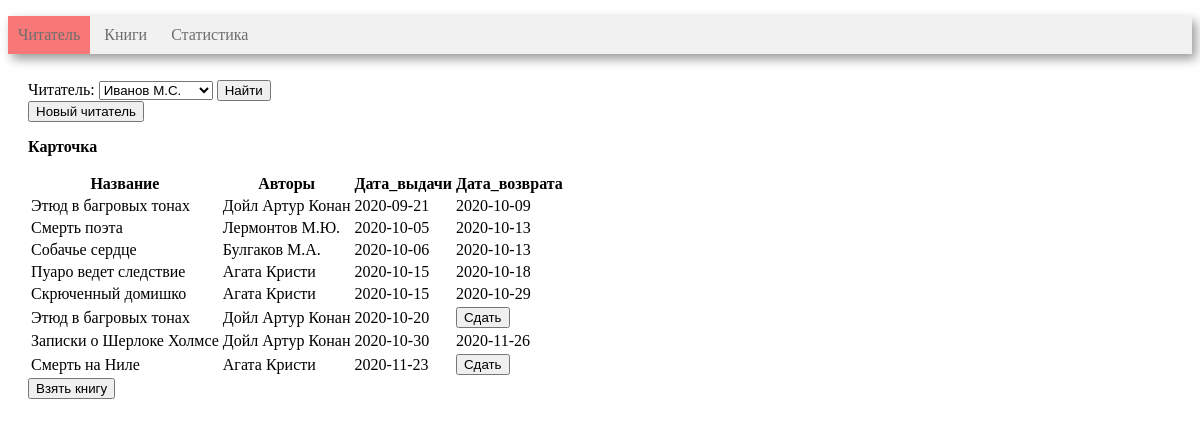
The page / on the database its author committed.
### tables this page shows
CREATE TABLE reader (
       reader_id INTEGER PRIMARY KEY AUTOINCREMENT,
	   reader_name VARCHAR(30)
);

CREATE TABLE book (
      book_id INTEGER PRIMARY KEY AUTOINCREMENT, 
	  title VARCHAR(80),
      genre_id int, 
      publisher_id INT,
      year_publication INT,
      available_numbers INT, 
      FOREIGN KEY (genre_id)  REFERENCES genre (genre_id) ON DELETE CASCADE,
      FOREIGN KEY (publisher_id)  REFERENCES publisher (publisher_id) ON DELETE CASCADE
);

CREATE TABLE book_reader (
      book_reader_id INTEGER PRIMARY KEY AUTOINCREMENT, 
      book_id int, 
      reader_id INT,
	  borrow_date DATE, 
	  return_date DATE,
      FOREIGN KEY (book_id)  REFERENCES book (book_id) ON DELETE CASCADE,
      FOREIGN KEY (reader_id)  REFERENCES reader (reader_id) ON DELETE CASCADE
);

### controllers/index.py (the view)
@app.route('/', methods=['get'])
def index():
    conn = get_db_connection()
    if request.values.get('reader'):
        reader_id = int(request.values.get('reader'))
        session['reader_id'] = reader_id
    elif request.values.get('return_book_reader_id'):
        book_reader_id = int(request.values.get('return_book_reader_id'))
        return_book(conn, book_reader_id)
    elif request.values.get('new_reader'):
        new_reader = request.values.get('new_reader')
        session['reader_id'] = get_new_reader(conn, new_reader)
    elif request.values.get('book'):
        book_id = int(request.values.get('book'))
        borrow_book(conn, book_id, session['reader_id'])
    else:
        session['reader_id'] = 1
    df_reader = get_reader(conn)
    df_book_reader = get_book_reader(conn, session['reader_id'])
    html = render_template(
        'index.html',
        reader_id=session['reader_id'],
        combo_box=df_reader,
        book_reader=df_book_reader,
        len=len
    )
    return html

### models/index_model.py (called while the page is built)
def get_reader(conn):
    return pandas.read_sql(
        '''SELECT * FROM reader
''', conn)

def get_book_reader(conn, reader_id):
    return pandas.read_sql('''WITH get_authors(book_id, authors_name)
         AS (SELECT book_id, GROUP_CONCAT(author_name)
             FROM author
                      JOIN book_author USING (author_id)
             GROUP BY book_id)
SELECT title        AS Название,
       authors_name AS Авторы,
       borrow_date  AS Дата_выдачи,
       return_date  AS Дата_возврата,
       book_reader_id
FROM reader
         JOIN book_reader USING (reader_id)
         JOIN book USING (book_id)
         JOIN get_authors USING (book_id)
WHERE reader.reader_id = :id
ORDER BY 3
         ''', conn, params={"id": reader_id})

### utils.py (called while the page is built)
def get_db_connection() -> object:
    return sqlite3.connect('library.sqlite')

### templates/index.html (shortened to what this page needs)
<!DOCTYPE html>
<html lang="ru">
<head>
    <link rel="stylesheet" href="/static/css/style.css"/>
    {% import "macros.html" as macros %}
</head>
<body>
<div class=menu>
    <ul>
        <li class=active><a href={{ url_for("index") }}>Читатель</a></li>
        <li><a href={{ url_for('book') }}>Книги</a></li>
        <li><a href={{ url_for('statistics') }}>Статистика</a></li>
    </ul>
</div>
<div class=block>
    <form action="" method="get">
        Читатель:
        {{ macros.render_combo_box(combo_box, reader_id, len) }}
        <input type="submit" value="Найти">
    </form>
    <form action="{{ url_for('new_reader') }}" method="get">
        <input type="submit" value="Новый читатель">
    </form>
    {{ macros.render_table("Карточка", book_reader, "book_reader_id", len) }}
    <form action="{{ url_for('search') }}" method="get">
        <input type="submit" value="Взять книгу">
    </form>
</div>
</body>
</html>

### templates/macros.html (shortened to what this page needs)
{% macro render_table(table_name, relation, id, len) %}
    <p>
        <b>{{ table_name }}</b>
    </p>
    {% set n = len(relation) %}
    <table>
        <tr>
            {% for name in relation.dtypes.index %}
                {% if name != id %}
                    <th>{{ name }}</th>
                {% endif %}
            {% endfor %}
        </tr>
        <tbody>
        {% for i in range(n) %}
            <tr>
                {% for name in relation.dtypes.index %}
                    {% if name != id %}
                        <td>
                            {% if relation.loc[i, name] == None %}
                                <form action='' method="get">
                                    <form action="" method="post">
                                        <input type="submit" value="Сдать">
                                    </form>
                                </form>
                            {% else %}
                                {{ relation.loc[i, name] }}
                            {% endif %}
                        </td>
                    {% endif %}
                {% endfor %}
            </tr>
        {% endfor %}
        </tbody>
    </table>
{% endmacro %}
{% macro render_combo_box(combo_box, reader_id, len) %}
    <select name="reader" required>
        {% set n = len(combo_box) %}
        {% for i in range(n) %}
            {% set id_r = combo_box.loc[i, "reader_id"] %}
            {% if id_r == reader_id %}
                <option selected value={{ id_r }}>
                    {% else %}
                <option value={{ id_r }}>
            {% endif %}
        {{ combo_box.loc[i, "reader_name"] }}
        </option>
        {% endfor %}
    </select>
{% endmacro %}

### static/css/style.css (style rules this page uses)
.menu { background-color: #f1f1f1; box-shadow: 4px 5px 10px rgba(0, 0, 0, 0.4); width: 100%; }
.menu li { display: inline-block; vertical-align: top; padding: 10px; color: #6f6d6d; }
.menu a { text-decoration: none; color: #6f6d6d; }
.menu ul { padding: 0px; }
.active { background-color: #f87777; color: #f8f8f8; }
.block { padding: 10px 20px; }

### rows shown on the page
reader: reader "Иванов М.С."
book: title "Этюд в багровых тонах" "Этюд в багровых тонах"
book_reader: borrow_date "2020-09-21" "2020-10-09"
book: title "Смерть поэта"
book_reader: borrow_date "2020-10-05" "2020-10-13"
book: title "Собачье сердце"
book_reader: borrow_date "2020-10-06" "2020-10-13"
book: title "Пуаро ведет следствие"
book_reader: borrow_date "2020-10-15" "2020-10-18"
book: title "Скрюченный домишко"
book_reader: borrow_date "2020-10-15" "2020-10-29"
book_reader: borrow_date "2020-10-20"
book: title "Записки о Шерлоке Холмсе"
book_reader: borrow_date "2020-10-30" "2020-11-26"
book: title "Смерть на Ниле"
book_reader: borrow_date "2020-11-23"

### other values the page prints
{{ table_name }} "Карточка"
{{ name }} "Название" "Авторы" "Дата_выдачи" "Дата_возврата"
{{ relation.loc[i, name] }} "Дойл Артур Конан" "Лермонтов М.Ю." "Булгаков М.А." "Агата Кристи" "Агата Кристи" "Дойл Артур Конан" "Дойл Артур Конан" "Агата Кристи"
